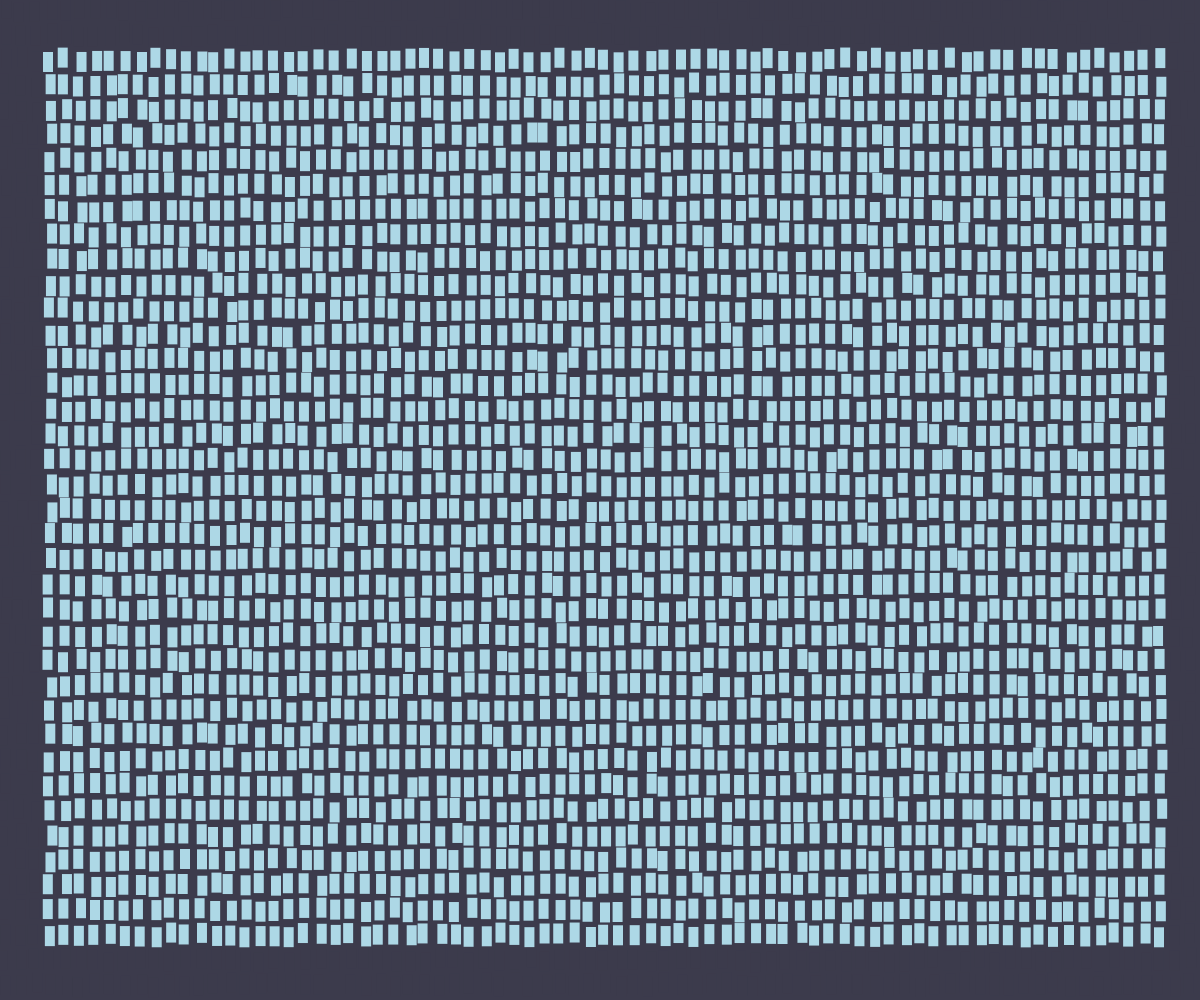
Frame 1 (no input)
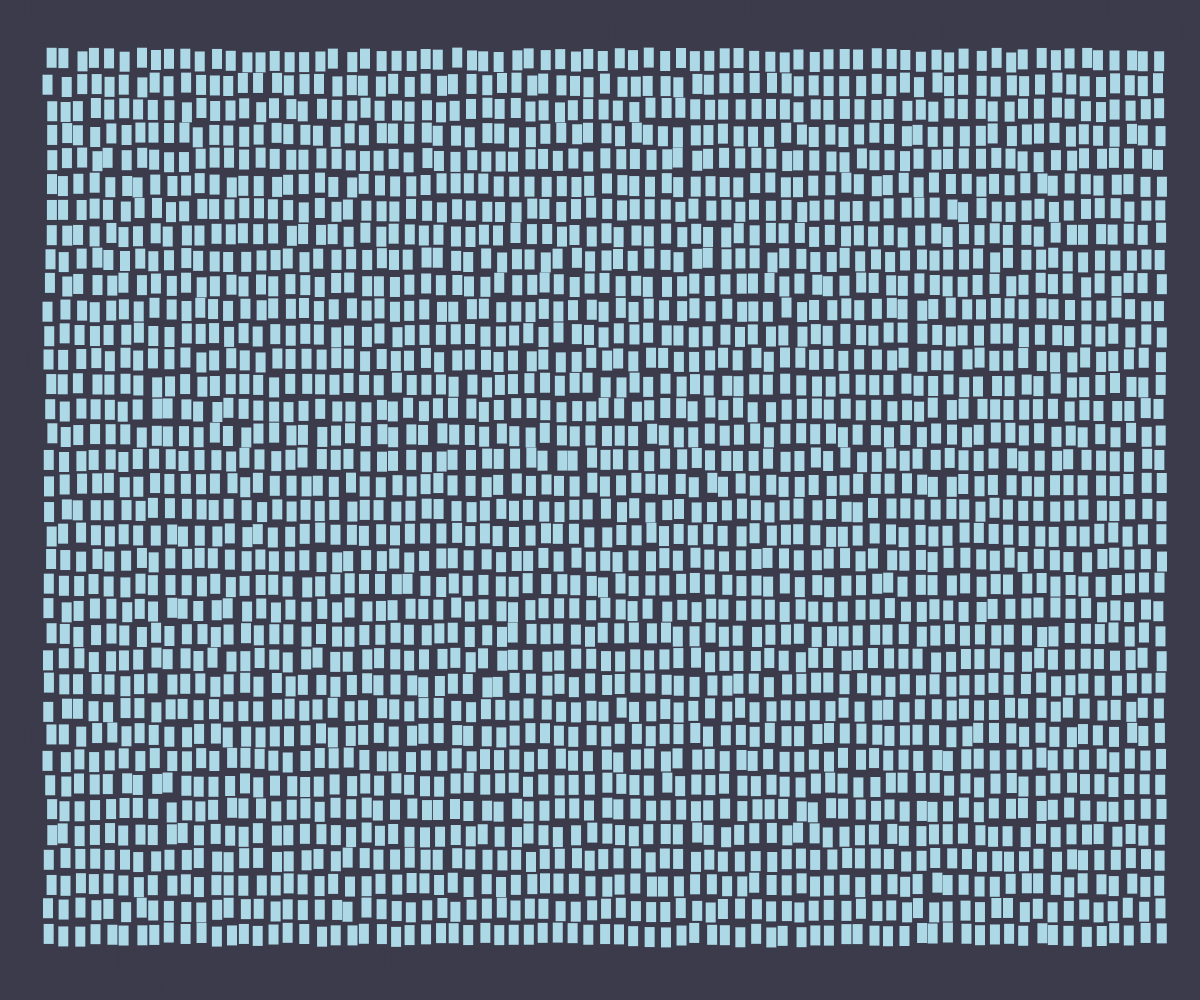
Frame 2 (the mouse pressed at the canvas centre, redrawn once)

The p5.js sketch that drew these frames (run headless with seeded random() and noise() and a simulated clock; the mouse was pressed at the canvas centre and the sketch redrawn once):

// p5.js sketch
// ── sketch.js
function setup() {
  createCanvas(windowWidth, windowHeight);
  noLoop();
}

function draw() {
  background("#3c3b4c");
  noStroke();

  fill("lightblue");
  let vGutter = 5;
  // let rectY = 10;
  let rectWidth = 10;
  let rectHeight = 20;
  // colonne = larghezza schermo / (larghezza rett + spazio orizzontale)
  let nColums = windowWidth / (rectWidth + vGutter);
  // righe = altezza schermo / (altezza rett + spazio orizzontale)
  let rows = windowHeight / (rectHeight + vGutter);


  for (i = 0; i < nColums; i++) {
    for (r = 0; r < rows; r++) {
      let xPos = i * (rectWidth + vGutter) + random(-2.5, 2.5);
      let yPos = r*25+ random(-2.5, 2.5);
      // margine
      let margine = 40;
      if ((xPos>margine)&& (xPos<windowWidth-margine) && (yPos>margine) && (yPos<windowHeight-margine*1.5)) {
        fill("lightBlue");
      } else {
        fill("#3c3b4c");
      }

      // riproduzione rettangoli
      rect(xPos, yPos, rectWidth, rectHeight);
    }
  }
}
// funzione che permette ridimensionamento del canvas quando la finestra viene ridimensionata.
function windowResized() { 
  resizeCanvas(windowWidth, windowHeight);
  redraw(); 
  //Ridisegna il canvas dopo sul ridimensionamento.
}
